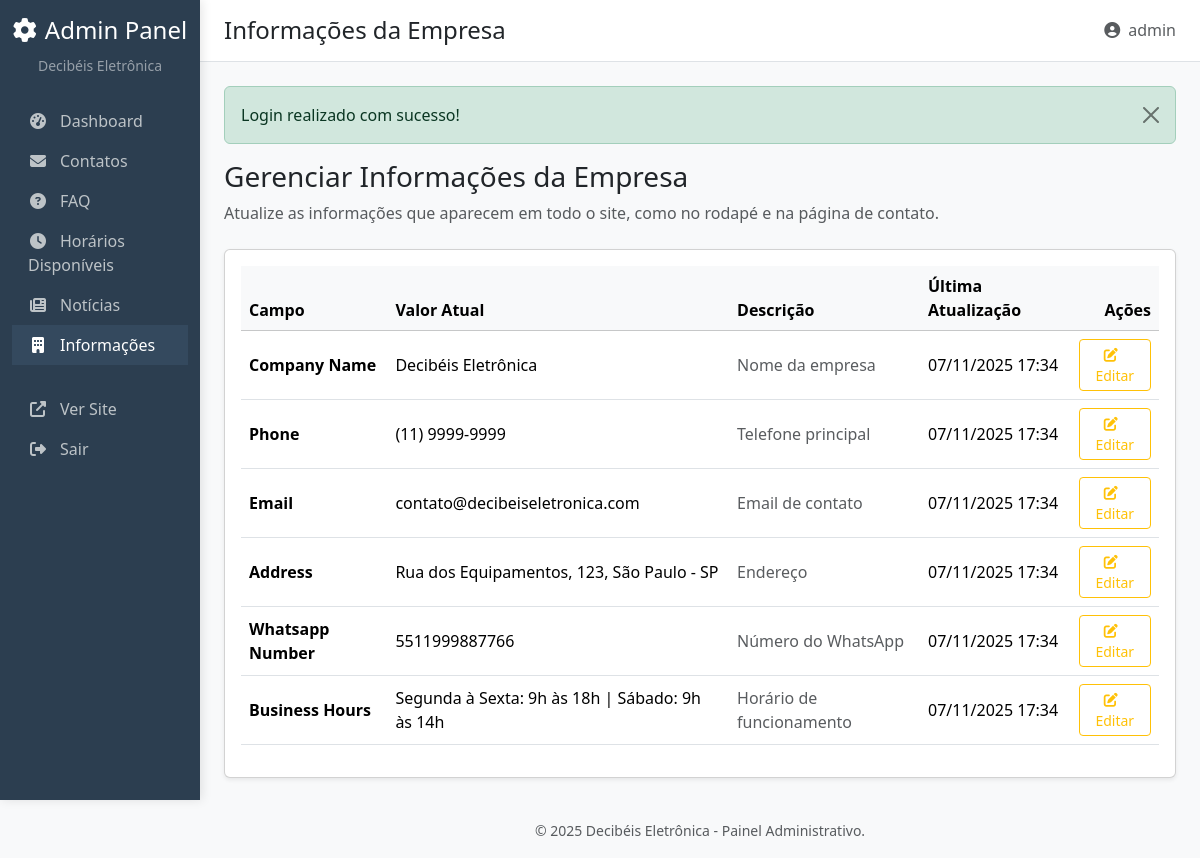
Page /admin/manage_company_info.php (signed in) on the committed database.
### tables this page shows
CREATE TABLE company_info (
    id INT AUTO_INCREMENT PRIMARY KEY,
    info_key VARCHAR(50) NOT NULL UNIQUE,
    info_value TEXT NOT NULL,
    description VARCHAR(200),
    updated_at TIMESTAMP DEFAULT CURRENT_TIMESTAMP ON UPDATE CURRENT_TIMESTAMP
);

### config.php (called while the page is built, shortened)
<?php
class Database {
    private $connection;
    public function __construct() {
        try {
            $this->connection = new PDO(
                "mysql:host=" . DB_HOST . ";dbname=" . DB_NAME . ";charset=utf8mb4",
                DB_USER,
                DB_PASS,
                [
                    PDO::ATTR_ERRMODE => PDO::ERRMODE_EXCEPTION,
                    PDO::ATTR_DEFAULT_FETCH_MODE => PDO::FETCH_ASSOC,
                    PDO::MYSQL_ATTR_INIT_COMMAND => "SET NAMES utf8mb4"
                ]
            );
        } catch (PDOException $e) {
            die("Erro na conexão: " . $e->getMessage());
        }
    }
    public function query($sql, $params = []) {
        $stmt = $this->connection->prepare($sql);
        $stmt->execute($params);
        return $stmt;
    }
    public function fetchAll($sql, $params = []) {
        return $this->query($sql, $params)->fetchAll();
    }
}
$db = new Database();
function getFlashMessage() {
    if (isset($_SESSION['flash_message'])) {
        $message = $_SESSION['flash_message'];
        $type = $_SESSION['flash_type'] ?? 'info';
        return ['message' => $message, 'type' => $type];
    }
    return null;
}
function formatDateTime($datetime) {
    return date('d/m/Y H:i', strtotime($datetime));
}
?>

### admin/manage_company_info.php (the view, shortened to what this page needs)
<?php
require_once '../config.php';
$action = $_GET['action'] ?? 'list';
$id = $_GET['id'] ?? null;
$info_item = null;
if ($action === 'edit' && $id) {
    $info_item = $db->fetchOne("SELECT * FROM company_info WHERE id = ?", [$id]);
    if (!$info_item) {
        flashMessage('Informação não encontrada.', 'danger');
        redirect('manage_company_info.php');
    }
    $page_title = "Editar Informação";
} else {
    $page_title = "Informações da Empresa";
    $company_info = $db->fetchAll("SELECT * FROM company_info ORDER BY id ASC");
}
function format_info_key($key) {
    return ucwords(str_replace('_', ' ', $key));
}
include 'includes/header.php';
if ($action === 'edit'):
?>
<div class="d-flex justify-content-between align-items-center mb-4">
    <h3><?php echo $page_title; ?>: "<?php echo format_info_key(htmlspecialchars($info_item['info_key'])); ?>"</h3>
    <a href="manage_company_info.php" class="btn btn-secondary">
        <i class="fas fa-arrow-left me-2"></i>Voltar para a Lista
    </a>
</div>
<div class="card shadow-sm">
    <div class="card-body">
        <form action="manage_company_info.php" method="POST">
            <input type="hidden" name="id" value="<?php echo htmlspecialchars($info_item['id']); ?>">
            <div class="mb-3">
                <label for="info_key" class="form-label">Campo</label>
                <input type="text" class="form-control" id="info_key" value="<?php echo format_info_key(htmlspecialchars($info_item['info_key'])); ?>" disabled readonly>
            </div>
            <div class="mb-3">
                <label for="info_value" class="form-label">Valor *</label>
                <textarea class="form-control" id="info_value" name="info_value" rows="4" required><?php echo htmlspecialchars($info_item['info_value']); ?></textarea>
                <small class="form-text text-muted"><?php echo htmlspecialchars($info_item['description']); ?></small>
            </div>
            <button type="submit" class="btn btn-primary">
                <i class="fas fa-save me-2"></i>Salvar Alterações
            </button>
        </form>
    </div>
</div>
<?php else:  ?>
<div class="mb-4">
    <h3>Gerenciar Informações da Empresa</h3>
    <p class="text-muted">Atualize as informações que aparecem em todo o site, como no rodapé e na página de contato.</p>
</div>
<div class="card shadow-sm">
    <div class="card-body">
        <?php if (!empty($company_info)): ?>
        <div class="table-responsive">
            <table class="table table-hover align-middle">
                <thead class="table-light">
                    <tr>
                        <th>Campo</th>
                        <th>Valor Atual</th>
                        <th>Descrição</th>
                        <th>Última Atualização</th>
                        <th class="text-end">Ações</th>
                    </tr>
                </thead>
                <tbody>
                    <?php foreach ($company_info as $info): ?>
                    <tr>
                        <td><strong><?php echo format_info_key($info['info_key']); ?></strong></td>
                        <td><?php echo htmlspecialchars(mb_strimwidth($info['info_value'], 0, 70, "...")); ?></td>
                        <td class="text-muted"><?php echo htmlspecialchars($info['description'] ?: '-'); ?></td>
                        <td><?php echo formatDateTime($info['updated_at']); ?></td>
                        <td class="text-end">
                            <a href="manage_company_info.php?action=edit&id=<?php echo $info['id']; ?>" class="btn btn-sm btn-outline-warning">
                                <i class="fas fa-edit me-2"></i>Editar
                            </a>
                        </td>
                    </tr>
                    <?php endforeach; ?>
                </tbody>
            </table>
        </div>
        <?php endif; ?>
    </div>
</div>
<?php endif; ?>
<?php
include 'includes/footer.php';
?>

### admin/includes/header.php (shortened to what this page needs)
<?php
$current_page = basename($_SERVER['PHP_SELF']);
?>
<!DOCTYPE html>
<html lang="pt-BR">
<head>
    <link href="https://cdn.jsdelivr.net/npm/bootstrap@5.3.3/dist/css/bootstrap.min.css" rel="stylesheet">
    <link rel="stylesheet" href="https://cdnjs.cloudflare.com/ajax/libs/font-awesome/6.5.2/css/all.min.css">
</head>
<body>
    <div class="container-fluid">
        <div class="row">
            <nav class="col-md-3 col-lg-2 d-md-block admin-sidebar collapse vh-100 position-fixed">
                <div class="position-sticky pt-3">
                    <div class="text-center mb-4">
                        <h4 class="text-white"><i class="fas fa-cog me-2"></i>Admin Panel</h4>
                        <small class="text-white-50"><?php echo SITE_NAME; ?></small>
                    </div>
                   <ul class="nav flex-column">
                        <li class="nav-item">
                            <a class="nav-link <?php echo ($current_page == 'dashboard.php') ? 'active' : ''; ?>" href="dashboard.php">
                                <i class="fas fa-tachometer-alt"></i>Dashboard
                            </a>
                        </li>
                        <li class="nav-item">
                            <a class="nav-link <?php echo ($current_page == 'manage_contacts.php') ? 'active' : ''; ?>" href="manage_contacts.php">
                                <i class="fas fa-envelope"></i>Contatos
                            </a>
                        </li>
                        <li class="nav-item">
                            <a class="nav-link <?php echo ($current_page == 'manage_faq.php') ? 'active' : ''; ?>" href="manage_faq.php">
                                <i class="fas fa-question-circle"></i>FAQ
                            </a>
                        </li>
                        <li class="nav-item">
                            <a class="nav-link <?php echo ($current_page == 'manage_times.php') ? 'active' : ''; ?>" href="manage_times.php">
                                <i class="fas fa-clock"></i>Horários Disponíveis
                            </a>
                        </li>
                         <li class="nav-item">
                            <a class="nav-link <?php echo ($current_page == 'manage_news.php') ? 'active' : ''; ?>" href="manage_news.php">
                                <i class="fas fa-newspaper"></i>Notícias
                            </a>
                        </li>
                        <li class="nav-item">
                            <a class="nav-link <?php echo ($current_page == 'manage_company_info.php') ? 'active' : ''; ?>" href="manage_company_info.php">
                                <i class="fas fa-building"></i>Informações
                            </a>
                        </li>
                        <li class="nav-item mt-4">
                            <a class="nav-link" href="../index.php" target="_blank"><i class="fas fa-external-link-alt"></i>Ver Site</a>
                        </li>
                        <li class="nav-item">
                            <a class="nav-link" href="logout.php"><i class="fas fa-sign-out-alt"></i>Sair</a>
                        </li>
                    </ul>
                </div>
            </nav>
            <main class="col-md-9 ms-sm-auto col-lg-10 px-md-0">
                <div class="admin-content-header">
                    <div class="d-flex justify-content-between align-items-center">
                        <h2 class="h4 mb-0"><?php echo htmlspecialchars($page_title ?? 'Página'); ?></h2>
                        <div class="text-muted">
                            <i class="fas fa-user-circle me-2"></i><?php echo htmlspecialchars($_SESSION['admin_username']); ?>
                        </div>
                    </div>
                </div>
                <div class="admin-content-body">
                <?php
                $flash = getFlashMessage();
                if ($flash):
                ?>
                    <div class="alert alert-<?php echo htmlspecialchars($flash['type']); ?> alert-dismissible fade show" role="alert">
                        <?php echo htmlspecialchars($flash['message']); ?>
                        <button type="button" class="btn-close" data-bs-dismiss="alert" aria-label="Close"></button>
                    </div>
                <?php endif; ?>

### admin/includes/footer.php (shortened to what this page needs)
</div> <footer class="text-center text-muted p-3">
                    <small>&copy; <?php echo date('Y'); ?> <?php echo SITE_NAME; ?> - Painel Administrativo.</small>
                </footer>
            </main>
        </div>
    </div>
</body>
</html>

### admin/includes/header.php (style rules this page uses)
:root { --admin-primary: #2c3e50; --admin-secondary: #34495e; --admin-accent: #3498db; }
body { background-color: #f8f9fa; }
.admin-sidebar { min-height: 100vh; background-color: var(--admin-primary); box-shadow: 2px 0 10px rgba(0,0,0,0.1); }
.admin-sidebar .nav-link { color: #bdc3c7; transition: all 0.3s ease; }
.admin-sidebar .nav-link:hover, .admin-sidebar .nav-link.active { background-color: var(--admin-secondary); color: white; }
.admin-sidebar .nav-link i { margin-right: 0.75rem; width: 20px; text-align: center; }
.admin-content-header { background-color: white; border-bottom: 1px solid #dee2e6; padding: 1rem 1.5rem; }
.admin-content-body { padding: 1.5rem; }

### rows in the picture
company_info: info_key "Company Name", info_value "Decibéis Eletrônica", description "Nome da empresa", updated_at "07/11/2025 17:34"
company_info: info_key "Phone", info_value "(11) 9999-9999", description "Telefone principal", updated_at "07/11/2025 17:34"
company_info: info_key "Email", info_value "contato@decibeiseletronica.com", description "Email de contato", updated_at "07/11/2025 17:34"
company_info: info_key "Address", info_value "Rua dos Equipamentos, 123, São Paulo - SP", description "Endereço", updated_at "07/11/2025 17:34"
company_info: info_key "Whatsapp Number", info_value "5511999887766", description "Número do WhatsApp", updated_at "07/11/2025 17:34"
company_info: info_key "Business Hours", info_value "Segunda à Sexta: 9h às 18h | Sábado: 9h às 14h", description "Horário de funcionamento", updated_at "07/11/2025 17:34"

### other values in the picture
SITE_NAME "Decibéis Eletrônica"
$page_title "Informações da Empresa"
$_SESSION['admin_username'] "admin"
$flash['message'] "Login realizado com sucesso!"
